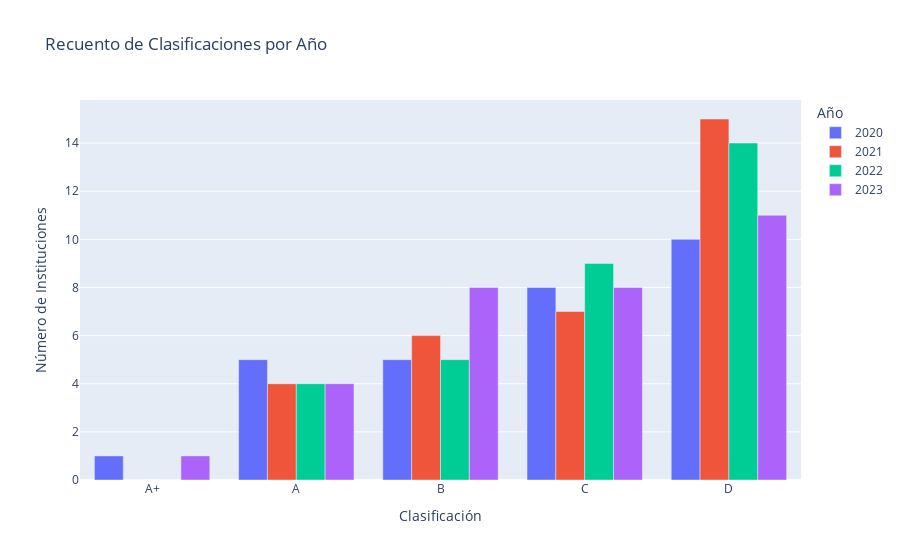

The cell this chart's notebook holds for it:
### Markdown cell above
Distribuon de las instituciones por clasificacion y año

### Code cell
import pandas as pd
import plotly.express as px

# Asumiendo que tu DataFrame 'df' se ve así y está correctamente definido con tus datos...

# ... (tu DataFrame 'df' ya está definido aquí) ...

# Eliminar la fila que contiene "No es posible presentar los resultados..."
df = df[df['CLASIFICACION 2020'] != 'No es posible presentar los resultados...']

# Ahora, para obtener el recuento de clasificaciones por año, puedes hacer:
recuento_2020 = df['CLASIFICACION 2020'].value_counts()
recuento_2021 = df['CLASIFICACION 2021'].value_counts()
recuento_2022 = df['CLASIFICACION 2022'].value_counts()
recuento_2023 = df['CLASIFICACION 2023'].value_counts()

# Para tener una tabla con todos los recuentos por año, podemos crear un nuevo DataFrame:
recuento_total = pd.DataFrame({
    '2020': recuento_2020,
    '2021': recuento_2021,
    '2022': recuento_2022,
    '2023': recuento_2023
}).fillna(0).astype(int)  # Llenamos los valores NaN con 0 y convertimos a enteros

# Eliminar la fila con el texto no deseado en el recuento_total
recuento_total = recuento_total.drop('No es posible presentar los resultados...')

# Agregar una fila al final con los totales por año
recuento_total.loc['Total'] = recuento_total.sum()


df_long = recuento_total.drop('Total').reset_index().rename(columns={'index': 'Clasificación'}).melt(id_vars='Clasificación', var_name='Año', value_name='Número de Instituciones')

# Crear la gráfica de barras interactiva
fig = px.bar(df_long, x='Clasificación', y='Número de Instituciones', color='Año', barmode='group', title='Recuento de Clasificaciones por Año')

# Mostrar la gráfica
fig.show()
recuento_total

### Figure 1 — Plotly figure (JSON) as saved in the notebook; plotly's stock layout.template omitted (floating-point values rounded to 4 significant figures)
{"data": [{"alignmentgroup": "True", "hovertemplate": "Año=2020<br>Clasificación=%{x}<br>Número de Instituciones=%{y}<extra></extra>", "legendgroup": "2020", "marker": {"color": "#636efa", "pattern": {"shape": ""}}, "name": "2020", "offsetgroup": "2020", "orientation": "v", "showlegend": true, "textposition": "auto", "type": "bar", "x": ["A+", "A", "B", "C", "D"], "xaxis": "x", "y": [1, 5, 5, 8, 10], "yaxis": "y"}, {"alignmentgroup": "True", "hovertemplate": "Año=2021<br>Clasificación=%{x}<br>Número de Instituciones=%{y}<extra></extra>", "legendgroup": "2021", "marker": {"color": "#EF553B", "pattern": {"shape": ""}}, "name": "2021", "offsetgroup": "2021", "orientation": "v", "showlegend": true, "textposition": "auto", "type": "bar", "x": ["A+", "A", "B", "C", "D"], "xaxis": "x", "y": [0, 4, 6, 7, 15], "yaxis": "y"}, {"alignmentgroup": "True", "hovertemplate": "Año=2022<br>Clasificación=%{x}<br>Número de Instituciones=%{y}<extra></extra>", "legendgroup": "2022", "marker": {"color": "#00cc96", "pattern": {"shape": ""}}, "name": "2022", "offsetgroup": "2022", "orientation": "v", "showlegend": true, "textposition": "auto", "type": "bar", "x": ["A+", "A", "B", "C", "D"], "xaxis": "x", "y": [0, 4, 5, 9, 14], "yaxis": "y"}, {"alignmentgroup": "True", "hovertemplate": "Año=2023<br>Clasificación=%{x}<br>Número de Instituciones=%{y}<extra></extra>", "legendgroup": "2023", "marker": {"color": "#ab63fa", "pattern": {"shape": ""}}, "name": "2023", "offsetgroup": "2023", "orientation": "v", "showlegend": true, "textposition": "auto", "type": "bar", "x": ["A+", "A", "B", "C", "D"], "xaxis": "x", "y": [1, 4, 8, 8, 11], "yaxis": "y"}], "layout": {"barmode": "group", "legend": {"title": {"text": "Año"}, "tracegroupgap": 0}, "title": {"text": "Recuento de Clasificaciones por Año"}, "xaxis": {"anchor": "y", "domain": [0, 1], "title": {"text": "Clasificación"}}, "yaxis": {"anchor": "x", "domain": [0, 1], "title": {"text": "Número de Instituciones"}}}}
